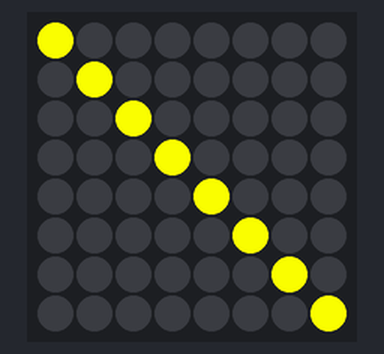
A program run on a simulated Raspberry Pi (BCM pin numbers) with a Sense HAT. On the bench: the Sense HAT's 8×8 RGB LED matrix.

Above: at 0.17 s.
At 1.1 s:
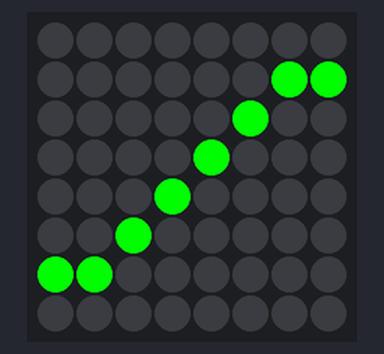
At 1.71 s:
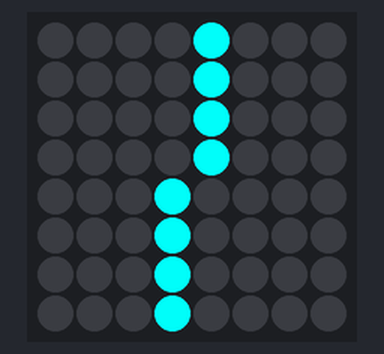
At 2.33 s:
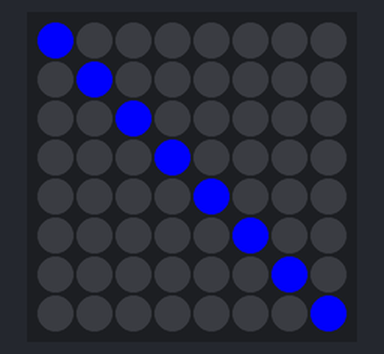
At 3.56 s:
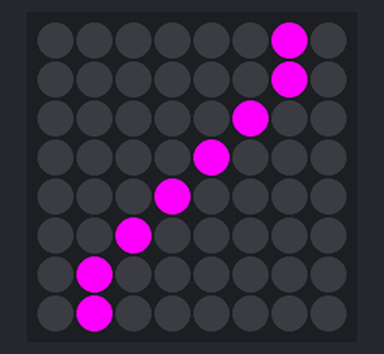
At 4.8 s:
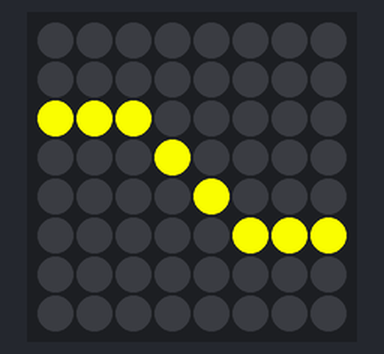

Measured:
- by itself, everything shown: repeats every 4.3 s, in 14 steps

The program:

loading.py
```python
from sense_hat import SenseHat
from time import sleep

rainbow = [[255,0,0],[255,255,0],[0,255,0],[0,255,255],[0,0,255],[255,0,255]]
colorNum = 0

x = [0,0,255]
o = [0,0,0]


off = [	o,o,o,o,o,o,o,o,
	o,o,o,o,o,o,o,o,
	o,o,o,o,o,o,o,o,
	o,o,o,o,o,o,o,o,
	o,o,o,o,o,o,o,o,
	o,o,o,o,o,o,o,o,
	o,o,o,o,o,o,o,o,
	o,o,o,o,o,o,o,o]

sense = SenseHat()

for loop in range(100):
	colorNum = (colorNum+1)%6
	x = rainbow[colorNum]
	spiral = [[
		x,o,o,o,o,o,o,o,
		o,x,o,o,o,o,o,o,
		o,o,x,o,o,o,o,o,
		o,o,o,x,o,o,o,o,
		o,o,o,o,x,o,o,o,
		o,o,o,o,o,x,o,o,
		o,o,o,o,o,o,x,o,
		o,o,o,o,o,o,o,x],[
		o,x,o,o,o,o,o,o,
		o,x,o,o,o,o,o,o,
		o,o,x,o,o,o,o,o,
		o,o,o,x,o,o,o,o,
		o,o,o,o,x,o,o,o,
		o,o,o,o,o,x,o,o,
		o,o,o,o,o,o,x,o,
		o,o,o,o,o,o,x,o],[
		o,o,x,o,o,o,o,o,
		o,o,x,o,o,o,o,o,
		o,o,x,o,o,o,o,o,
		o,o,o,x,o,o,o,o,
		o,o,o,o,x,o,o,o,
		o,o,o,o,o,x,o,o,
		o,o,o,o,o,x,o,o,
		o,o,o,o,o,x,o,o],[
		o,o,o,x,o,o,o,o,
		o,o,o,x,o,o,o,o,
		o,o,o,x,o,o,o,o,
		o,o,o,x,o,o,o,o,
		o,o,o,o,x,o,o,o,
		o,o,o,o,x,o,o,o,
		o,o,o,o,x,o,o,o,
		o,o,o,o,x,o,o,o],[
		o,o,o,o,x,o,o,o,
		o,o,o,o,x,o,o,o,
		o,o,o,o,x,o,o,o,
		o,o,o,o,x,o,o,o,
		o,o,o,x,o,o,o,o,
		o,o,o,x,o,o,o,o,
		o,o,o,x,o,o,o,o,
		o,o,o,x,o,o,o,o],[
		o,o,o,o,o,x,o,o,
		o,o,o,o,o,x,o,o,
		o,o,o,o,o,x,o,o,
		o,o,o,o,x,o,o,o,
		o,o,o,x,o,o,o,o,
		o,o,x,o,o,o,o,o,
		o,o,x,o,o,o,o,o,
		o,o,x,o,o,o,o,o],[
		o,o,o,o,o,o,x,o,
		o,o,o,o,o,o,x,o,
		o,o,o,o,o,x,o,o,
		o,o,o,o,x,o,o,o,
		o,o,o,x,o,o,o,o,
		o,o,x,o,o,o,o,o,
		o,x,o,o,o,o,o,o,
		o,x,o,o,o,o,o,o],[
		o,o,o,o,o,o,o,x,
		o,o,o,o,o,o,x,o,
		o,o,o,o,o,x,o,o,
		o,o,o,o,x,o,o,o,
		o,o,o,x,o,o,o,o,
		o,o,x,o,o,o,o,o,
		o,x,o,o,o,o,o,o,
		x,o,o,o,o,o,o,o],[
		o,o,o,o,o,o,o,o,
		o,o,o,o,o,o,x,x,
		o,o,o,o,o,x,o,o,
		o,o,o,o,x,o,o,o,
		o,o,o,x,o,o,o,o,
		o,o,x,o,o,o,o,o,
		x,x,o,o,o,o,o,o,
		o,o,o,o,o,o,o,o],[
		o,o,o,o,o,o,o,o,
		o,o,o,o,o,o,o,o,
		o,o,o,o,o,x,x,x,
		o,o,o,o,x,o,o,o,
		o,o,o,x,o,o,o,o,
		x,x,x,o,o,o,o,o,
		o,o,o,o,o,o,o,o,
		o,o,o,o,o,o,o,o],[
		o,o,o,o,o,o,o,o,
		o,o,o,o,o,o,o,o,
		o,o,o,o,o,o,o,o,
		o,o,o,o,x,x,x,x,
		x,x,x,x,o,o,o,o,
		o,o,o,o,o,o,o,o,
		o,o,o,o,o,o,o,o,
		o,o,o,o,o,o,o,o],[
		o,o,o,o,o,o,o,o,
		o,o,o,o,o,o,o,o,
		o,o,o,o,o,o,o,o,
		x,x,x,x,o,o,o,o,
		o,o,o,o,x,x,x,x,
		o,o,o,o,o,o,o,o,
		o,o,o,o,o,o,o,o,
		o,o,o,o,o,o,o,o],[
		o,o,o,o,o,o,o,o,
		o,o,o,o,o,o,o,o,
		x,x,x,o,o,o,o,o,
		o,o,o,x,o,o,o,o,
		o,o,o,o,x,o,o,o,
		o,o,o,o,o,x,x,x,
		o,o,o,o,o,o,o,o,
		o,o,o,o,o,o,o,o],[
		o,o,o,o,o,o,o,o,
		x,x,o,o,o,o,o,o,
		o,o,x,o,o,o,o,o,
		o,o,o,x,o,o,o,o,
		o,o,o,o,x,o,o,o,
		o,o,o,o,o,x,o,o,
		o,o,o,o,o,o,x,x,
		o,o,o,o,o,o,o,o]]
	for repeat in range(2):
		for num in range(14):
			sense.set_pixels(spiral[num])
			sleep(.025)

sense.set_pixels(off)
```
